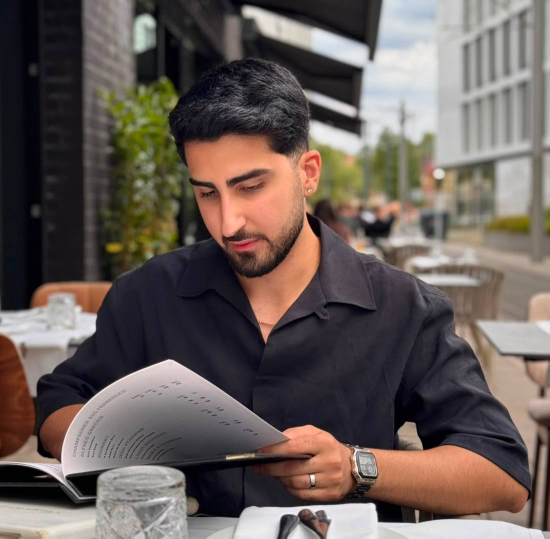
#> input picture source-photo.jpg, 1099 x 1077 px, found by its file name (shown at 1/2 size)
$ python make_ascii_svg.py --input ../source-photo.jpg
#> lines starting #> are read from the running program, lines starting #| are printed output that depends on the picture
"""Turn `source-prepped.png` into a self-typing ASCII portrait SVG.

Each row is wrapped in a horizontal clip that wipes left-to-right with a small
block cursor riding the wipe edge, staggered top to bottom. It prints once and
freezes -- no looping. SMIL lives inside the SVG, so GitHub plays it.

    python scripts/make_ascii_svg.py   # writes avi-ascii.svg
"""

import argparse
import os
from pathlib import Path
from xml.sax.saxutils import escape

import numpy as np
from PIL import Image

ROOT = Path(__file__).resolve().parent.parent

RAMP = " .`:-=+*cs#%@"   # bright (sparse) -> dark (dense)
#        ^ leading space clears the background to nothing

CHAR_W = 6.0            # monospace advance at FONT_SIZE
LINE_H = 11.0
FONT_SIZE = 10.0
PAD_X = 16.0
PAD_Y = 16.0

BG = "#0d1117"
FG = "#c9d1d9"
CURSOR = "#39d353"

STAGGER = 0.055         # seconds between row starts
ROW_DUR = 0.34          # seconds for one row to wipe in


def to_grid(img: Image.Image, cols: int, max_rows: int) -> list[str]:
    aspect = CHAR_W / LINE_H
    rows = max(1, round(img.height / img.width * cols * aspect))
    rows = min(rows, max_rows)
    small = img.convert("L").resize((cols, rows), Image.LANCZOS)
    px = np.asarray(small, dtype=np.float32)

    # Stretch to the full 0..255 range so the ramp gets used end to end.
    lo, hi = np.percentile(px, 1.0), np.percentile(px, 99.0)
    if hi > lo:
        px = np.clip((px - lo) * (255.0 / (hi - lo)), 0, 255)

    idx = ((255.0 - px) / 256.0 * len(RAMP)).astype(int)
    idx = np.clip(idx, 0, len(RAMP) - 1)
    return ["".join(RAMP[i] for i in row) for row in idx]


def build_svg(lines: list[str], static: bool = False) -> str:
    cols = max(len(line) for line in lines)
    width = PAD_X * 2 + cols * CHAR_W
    height = PAD_Y * 2 + len(lines) * LINE_H

    defs, body = [], []
    for i, raw in enumerate(lines):
        stripped = raw.rstrip()
        if not stripped.strip():
            continue
        left = len(stripped) - len(stripped.lstrip())
        seg = stripped[left:]
        x0 = PAD_X + left * CHAR_W
        seg_w = len(seg) * CHAR_W
        y = PAD_Y + i * LINE_H
        begin = round(i * STAGGER, 3)
        end = round(begin + ROW_DUR, 3)

        if static:
            body.append(
                f'<text x="{x0:.1f}" y="{y + FONT_SIZE * 0.8:.1f}" '
                f'textLength="{seg_w:.1f}" lengthAdjust="spacing" xml:space="preserve">'
                f"{escape(seg)}</text>"
            )
            continue

        defs.append(
            # The rect starts full-width so a renderer that ignores SMIL shows
            # the finished portrait instead of a blank panel; `from` takes over
            # as soon as the animation runs.
            f'<clipPath id="w{i}"><rect x="{x0:.1f}" y="{y - 2:.1f}" '
            f'width="{seg_w:.1f}" height="{LINE_H + 3:.1f}">'
            f'<animate attributeName="width" from="0" to="{seg_w:.1f}" '
            f'begin="{begin}s" dur="{ROW_DUR}s" fill="freeze"/></rect></clipPath>'
        )
        body.append(
            f'<g clip-path="url(#w{i})"><text x="{x0:.1f}" y="{y + FONT_SIZE * 0.8:.1f}" '
            f'textLength="{seg_w:.1f}" lengthAdjust="spacing" xml:space="preserve">'
            f"{escape(seg)}</text></g>"
        )
        body.append(
            f'<rect x="{x0:.1f}" y="{y:.1f}" width="{CHAR_W:.1f}" height="{LINE_H - 1:.1f}" '
            f'fill="{CURSOR}" opacity="0">'
            f'<set attributeName="opacity" to="0.9" begin="{begin}s" fill="freeze"/>'
            f'<animate attributeName="x" from="{x0:.1f}" to="{x0 + seg_w:.1f}" '
            f'begin="{begin}s" dur="{ROW_DUR}s" fill="freeze"/>'
            f'<set attributeName="opacity" to="0" begin="{end}s" fill="freeze"/></rect>'
        )

    return (
        f'<svg xmlns="http://www.w3.org/2000/svg" width="{width:.0f}" height="{height:.0f}" '
        f'viewBox="0 0 {width:.0f} {height:.0f}" role="img" aria-label="ASCII portrait">'
        f"<defs>{''.join(defs)}</defs>"
        f'<rect width="{width:.0f}" height="{height:.0f}" rx="10" fill="{BG}"/>'
        f'<g font-family="ui-monospace, SFMono-Regular, Menlo, Consolas, '
        f'&quot;DejaVu Sans Mono&quot;, monospace" font-size="{FONT_SIZE}" fill="{FG}">'
        f"{''.join(body)}</g></svg>"
    )


def main() -> int:
    ap = argparse.ArgumentParser()
    ap.add_argument("-i", "--input", default="source-prepped.png")
    ap.add_argument("-o", "--out", default="avi-ascii.svg")
    ap.add_argument("--cols", type=int, default=100)
    ap.add_argument("--max-rows", type=int, default=62)
    args = ap.parse_args()

    src = ROOT / args.input if not Path(args.input).is_absolute() else Path(args.input)
    dst = ROOT / args.out if not Path(args.out).is_absolute() else Path(args.out)

    lines = to_grid(Image.open(src), args.cols, args.max_rows)
#> in to_grid, `aspect = CHAR_W / LINE_H`: aspect = 0.545
#> in to_grid, `rows = max(1, round(img.height / img.width * cols * aspect))`: rows = 53
#> in to_grid, `small = img.convert("L").resize((cols, rows), Image.LANCZOS)`:
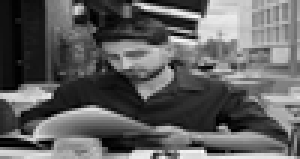
#> small: PIL image 100x53 L (shown 3 times larger); min 0, max 255, mean 96.1
#> in to_grid, `lo, hi = np.percentile(px, 1.0), np.percentile(px, 99.0)`: lo = 2; hi = 231
#> in to_grid, `px = np.clip((px - lo) * (255.0 / (hi - lo)), 0, 255)`:
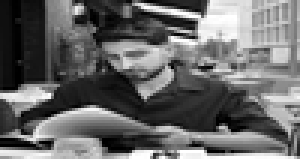
#> px: shape (53, 100) float32 (shown 3 times larger); min 0, max 255, mean 104.8
#> in to_grid, `idx = ((255.0 - px) / 256.0 * len(RAMP)).astype(int)`:
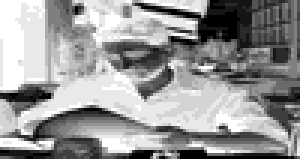
#> idx: shape (53, 100) int64 (shown 3 times larger); min 0, max 12, mean 7.12; drawn with min black and max white
#> lines = 53 items
    static = os.environ.get("STATIC") == "1"
    dst.write_text(build_svg(lines, static), encoding="utf-8")
#> in build_svg, `cols = max(len(line) for line in lines)`: cols = 100
#> in build_svg, `width = PAD_X * 2 + cols * CHAR_W`: width = 632
#> in build_svg, `height = PAD_Y * 2 + len(lines) * LINE_H`: height = 615
#> the loop in build_svg, `for i, raw in enumerate(lines):` made 53 passes
#> (left, x0, seg_w, y, begin, end) on passes 1 to 12: (0, 16, 600, 16, 0, 0.34), (0, 16, 600, 27, 0.055, 0.395), (0, 16, 600, 38, 0.11, 0.45), (0, 16, 600, 49, 0.165, 0.505), (0, 16, 600, 60, 0.22, 0.56), (0, 16, 600, 71, 0.275, 0.615), (0, 16, 600, 82, 0.33, 0.67), (0, 16, 600, 93, 0.385, 0.725), (0, 16, 600, 104, 0.44, 0.78), (0, 16, 600, 115, 0.495, 0.835), (0, 16, 600, 126, 0.55, 0.89), (0, 16, 600, 137, 0.605, 0.945)
#> after the loop in build_svg, `for i, raw in enumerate(lines):`: body = 106 items; defs = 53 items
    print(f"wrote {dst}  ({args.cols} cols x {len(lines)} rows)")
#| wrote avi-ascii.svg  (100 cols x 53 rows)
    return 0


if __name__ == "__main__":
    raise SystemExit(main())
#> (the program exits here)

$ run again, on assets/profile-source.png
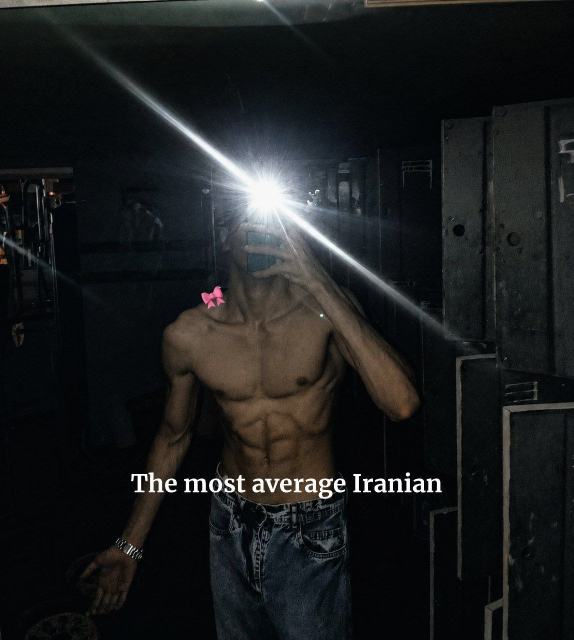
#> input picture assets/profile-source.png, 1148 x 1280 px, found by its file name (shown at 1/2 size)
#> aspect = 0.545
#> rows = 61
#> in to_grid, `small = img.convert("L").resize((cols, rows), Image.LANCZOS)`:
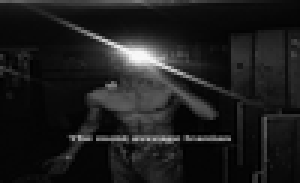
#> small: PIL image 100x61 L (shown 3 times larger); min 0, max 248, mean 29
#> lo = 2.99; hi = 192
#> in to_grid, `idx = ((255.0 - px) / 256.0 * len(RAMP)).astype(int)`:
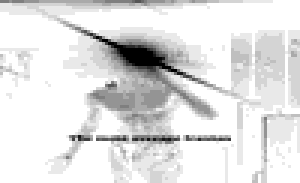
#> idx: shape (61, 100) int64 (shown 3 times larger); min 0, max 12, mean 10.65; drawn with min black and max white
#> lines = 61 items
#> cols = 100
#> width = 632
#> height = 703
#> the loop in build_svg, `for i, raw in enumerate(lines):` made 61 passes
#> (y, begin, end) on passes 1 to 8: (16, 0, 0.34), (27, 0.055, 0.395), (38, 0.11, 0.45), (49, 0.165, 0.505), (60, 0.22, 0.56), (71, 0.275, 0.615), (82, 0.33, 0.67), (93, 0.385, 0.725)
#> after the loop in build_svg, `for i, raw in enumerate(lines):`: body = 122 items; defs = 61 items
#| wrote avi-ascii.svg  (100 cols x 61 rows)
